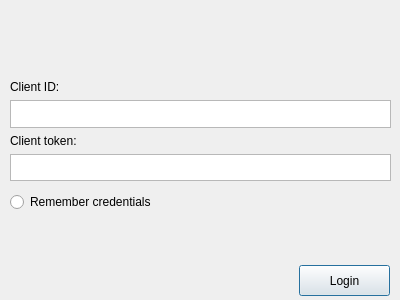
<?xml version="1.0" encoding="UTF-8"?>
<ui version="4.0">
 <class>login</class>
 <widget class="QDialog" name="login">
  <property name="geometry">
   <rect>
    <x>0</x>
    <y>0</y>
    <width>400</width>
    <height>300</height>
   </rect>
  </property>
  <property name="windowTitle">
   <string>Login</string>
  </property>
  <widget class="QWidget" name="verticalLayoutWidget_3">
   <property name="geometry">
    <rect>
     <x>10</x>
     <y>80</y>
     <width>381</width>
     <height>101</height>
    </rect>
   </property>
   <layout class="QVBoxLayout" name="verticalLayout_3">
    <item>
     <layout class="QVBoxLayout" name="verticalLayout_2">
      <item>
       <widget class="QLabel" name="label_2">
        <property name="text">
         <string>Client ID:</string>
        </property>
       </widget>
      </item>
      <item>
       <widget class="QPlainTextEdit" name="cId"/>
      </item>
     </layout>
    </item>
    <item>
     <layout class="QVBoxLayout" name="verticalLayout">
      <item>
       <widget class="QLabel" name="label">
        <property name="text">
         <string>Client token:</string>
        </property>
       </widget>
      </item>
      <item>
       <widget class="QPlainTextEdit" name="cToken"/>
      </item>
     </layout>
    </item>
   </layout>
  </widget>
  <widget class="QPushButton" name="pushButton">
   <property name="geometry">
    <rect>
     <x>299</x>
     <y>265</y>
     <width>91</width>
     <height>31</height>
    </rect>
   </property>
   <property name="text">
    <string>Login</string>
   </property>
  </widget>
  <widget class="QRadioButton" name="rememberMe">
   <property name="geometry">
    <rect>
     <x>10</x>
     <y>190</y>
     <width>181</width>
     <height>24</height>
    </rect>
   </property>
   <property name="text">
    <string>Remember credentials</string>
   </property>
  </widget>
 </widget>
 <resources/>
 <connections/>
</ui>
